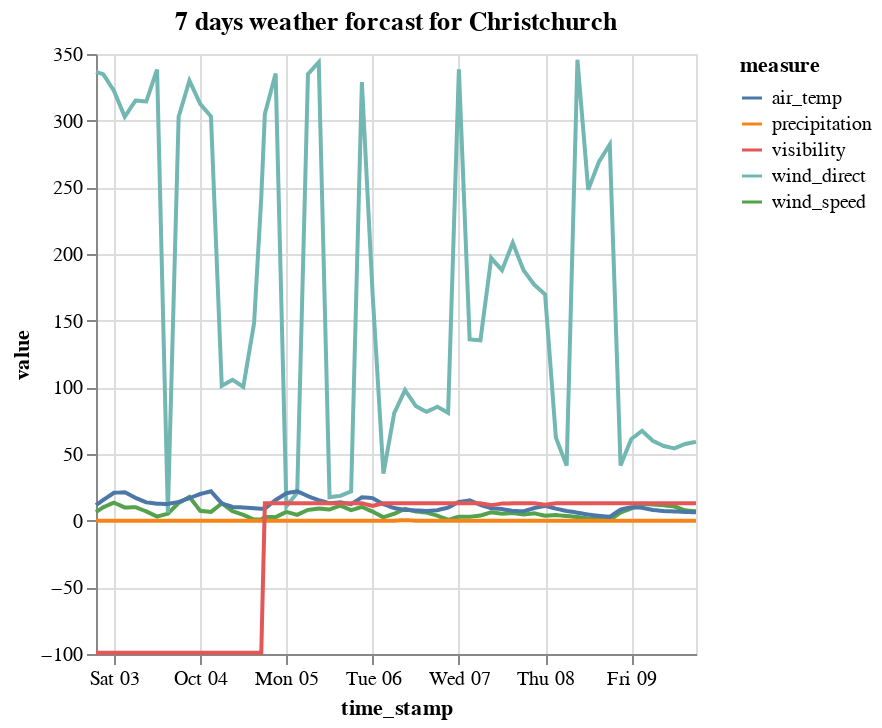

Here is the notebook cell this chart was saved with:
### Code cell
# group by date time and measurements and plot
CHC_Plot = by(DataFrame(data_CHC_long), [:time_stamp, :measure]) do group
    DataFrame(value = mean(group[!, :CHC]))
end
CHC_Plot |>
    @vlplot(:line, x=:time_stamp, y=:value, color=:measure,
    title="7 days weather forcast for Christchurch")

### Figure 1 — Vega-Lite specification as saved in the notebook (floating-point values rounded to 4 significant figures; data arrays with more than 128 entries replaced by an {"elided": "..."} marker saying what was removed)
{"data": {"values": {"elided": "840 records"}}, "encoding": {"color": {"field": "measure"}, "x": {"field": "time_stamp", "type": "temporal"}, "y": {"field": "value", "type": "quantitative"}}, "mark": "line", "title": "7 days weather forcast for Christchurch"}
